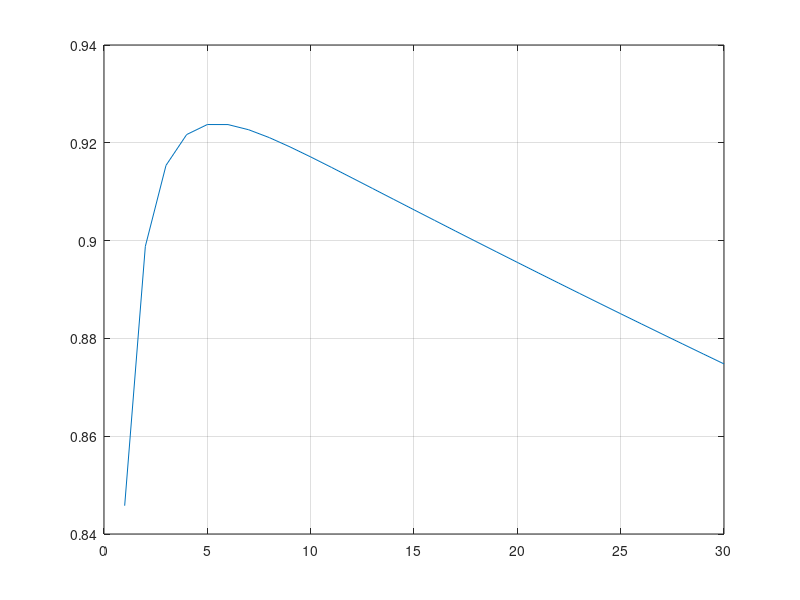

The MATLAB script that drew this image:
% Numerical Example
N=30;%=input('Enter the value of N: ');
x=350;
y=3.85;
dcp=2;
t=0.0001:0.0001:400;
drp=[10,50,100,500];
Rth=[0.313,0.289,0.277,0.265];
no=2; % !!!!!!!!! ganti ini untuk pilih drp (1-4; 1=10, 2=50, dst)
% Step 1: Compute solutions Tk of Equation (11). Theses solutions are functions of reliability threshold Rth
Rrth=0.31;
for k=1:N
    g=k-1;
    if k==1
        A(k)=0;
        B(k)=1;
        T(k)=(x*(((A(k)/x)^y-(log(Rrth)/B(k)))^(1/y)))-A(k);
        continue
    end
    a(k)=g/(3*g+2);
    A(k)=A(k-1)+(T(k-1)*a(k));
    b(k)=(2*g+3)/(g+2);
    B(k)=B(k-1)*b(k);
    T(k)=(x*(((A(k)/x)^y-(log(Rrth)/B(k)))^(1/y)))-A(k);
end
% Step 2: Use solutions in Step 1 to solve Equation (23) with respect to Rth
drp=drp(no);
for i=1:N
    for j=1:N
        if j==1
            s(j)=1/(B(j)*0.00001*(A(j)+T(j)));
            continue
        end
        s(j)=s(j-1)+(1/(B(j)*0.00001*(A(j)+T(j))));
    end  
    av(i)=s(i)/((i-1)*dcp+drp+s(i));
end
[M,I] = max(av);
disp("Availability = %");
disp(M*100);
disp("Number of maintenance = ");
disp(I);
disp("Rth = %")
disp(Rth(no)*100);
% Step 3: Based on Steps 1 & 2, choose N to maximise the function given by Equation (24). From the plot, N=7 is the optimal value of N.
plot(1:30,av)
grid on
% Step 4: From results of Steps 1 & 2 together with the optimal number N from Step 3, compute Tk (k = 1, . . . , N),
clear T A a B b
Rth=Rth(no);
for k=1:I
    g=k-1;
    if k==1
        A(k)=0;
        B(k)=1;
        T(k)=(x*(((A(k)/x)^y-(log(Rth)/B(k)))^(1/y)))-A(k);
        continue
    end
    a(k)=g/(3*g+2);
    A(k)=A(k-1)+(T(k-1)*a(k));
    b(k)=(2*g+3)/(g+2);
    B(k)=B(k-1)*b(k);
    T(k)=(x*(((A(k)/x)^y-(log(Rth)/B(k)))^(1/y)))-A(k);
end
disp("T1, ... , Tk = ")
disp(T(1:I))